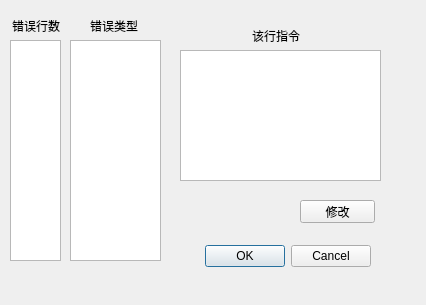
<?xml version="1.0" encoding="UTF-8"?>
<ui version="4.0">
 <class>ShowMistake</class>
 <widget class="QDialog" name="ShowMistake">
  <property name="geometry">
   <rect>
    <x>0</x>
    <y>0</y>
    <width>426</width>
    <height>305</height>
   </rect>
  </property>
  <property name="windowTitle">
   <string>Dialog</string>
  </property>
  <widget class="QDialogButtonBox" name="buttonBox">
   <property name="geometry">
    <rect>
     <x>30</x>
     <y>240</y>
     <width>341</width>
     <height>32</height>
    </rect>
   </property>
   <property name="orientation">
    <enum>Qt::Horizontal</enum>
   </property>
   <property name="standardButtons">
    <set>QDialogButtonBox::Cancel|QDialogButtonBox::Ok</set>
   </property>
  </widget>
  <widget class="QListWidget" name="listWidget">
   <property name="geometry">
    <rect>
     <x>10</x>
     <y>40</y>
     <width>51</width>
     <height>221</height>
    </rect>
   </property>
  </widget>
  <widget class="QLabel" name="label">
   <property name="geometry">
    <rect>
     <x>12</x>
     <y>20</y>
     <width>54</width>
     <height>12</height>
    </rect>
   </property>
   <property name="text">
    <string>错误行数</string>
   </property>
  </widget>
  <widget class="QTextBrowser" name="textBrowser">
   <property name="geometry">
    <rect>
     <x>70</x>
     <y>40</y>
     <width>91</width>
     <height>221</height>
    </rect>
   </property>
  </widget>
  <widget class="QLabel" name="label_2">
   <property name="geometry">
    <rect>
     <x>90</x>
     <y>20</y>
     <width>54</width>
     <height>12</height>
    </rect>
   </property>
   <property name="text">
    <string>错误类型</string>
   </property>
  </widget>
  <widget class="QTextEdit" name="textEdit">
   <property name="geometry">
    <rect>
     <x>180</x>
     <y>50</y>
     <width>201</width>
     <height>131</height>
    </rect>
   </property>
  </widget>
  <widget class="QLabel" name="label_3">
   <property name="geometry">
    <rect>
     <x>252</x>
     <y>30</y>
     <width>54</width>
     <height>12</height>
    </rect>
   </property>
   <property name="text">
    <string>该行指令</string>
   </property>
  </widget>
  <widget class="QPushButton" name="correct">
   <property name="geometry">
    <rect>
     <x>300</x>
     <y>200</y>
     <width>75</width>
     <height>23</height>
    </rect>
   </property>
   <property name="text">
    <string>修改</string>
   </property>
  </widget>
 </widget>
 <resources/>
 <connections>
  <connection>
   <sender>buttonBox</sender>
   <signal>accepted()</signal>
   <receiver>ShowMistake</receiver>
   <slot>accept()</slot>
   <hints>
    <hint type="sourcelabel">
     <x>248</x>
     <y>254</y>
    </hint>
    <hint type="destinationlabel">
     <x>157</x>
     <y>274</y>
    </hint>
   </hints>
  </connection>
  <connection>
   <sender>buttonBox</sender>
   <signal>rejected()</signal>
   <receiver>ShowMistake</receiver>
   <slot>reject()</slot>
   <hints>
    <hint type="sourcelabel">
     <x>316</x>
     <y>260</y>
    </hint>
    <hint type="destinationlabel">
     <x>286</x>
     <y>274</y>
    </hint>
   </hints>
  </connection>
 </connections>
</ui>
